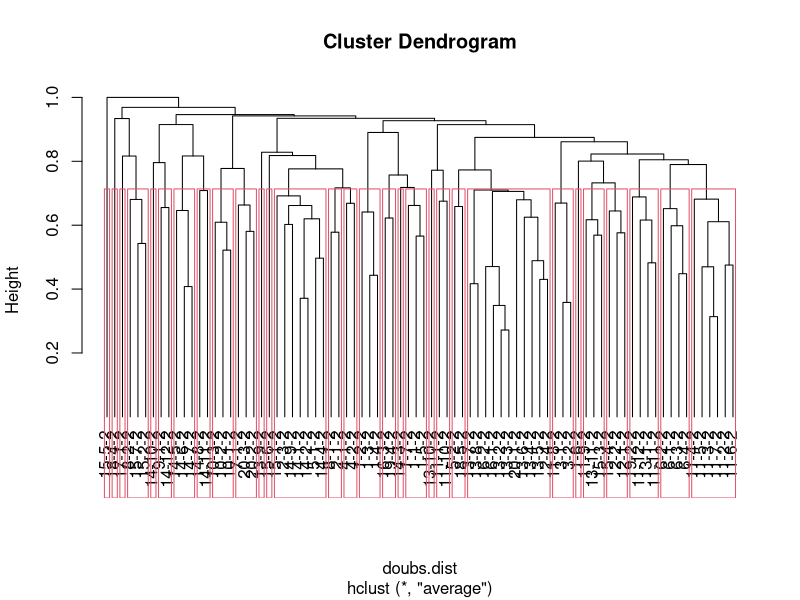
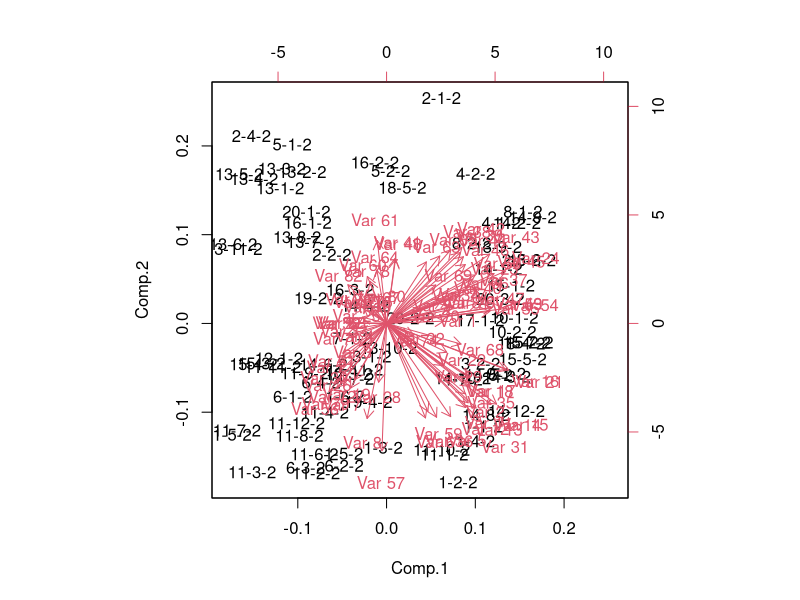
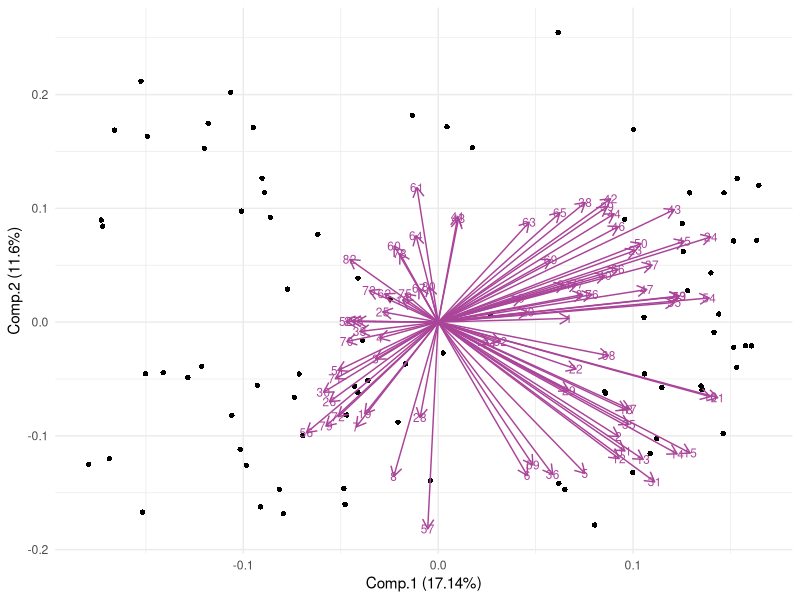
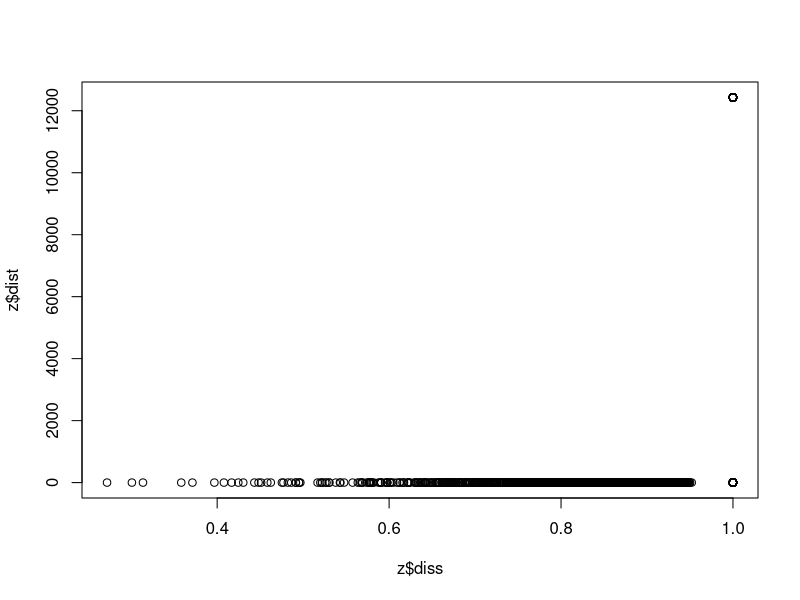
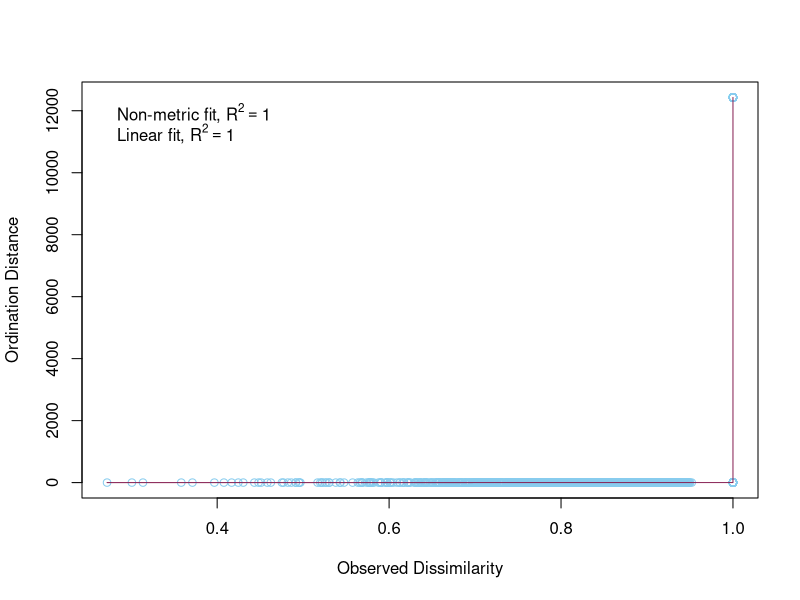
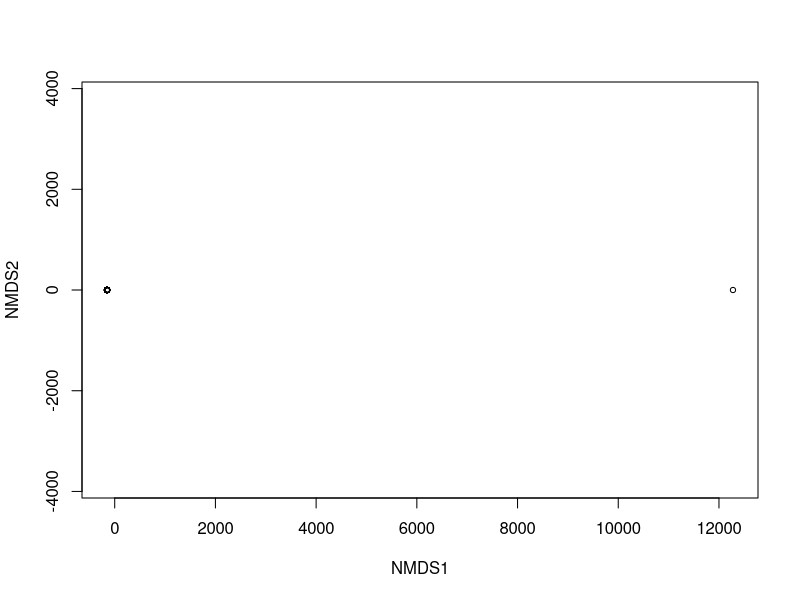
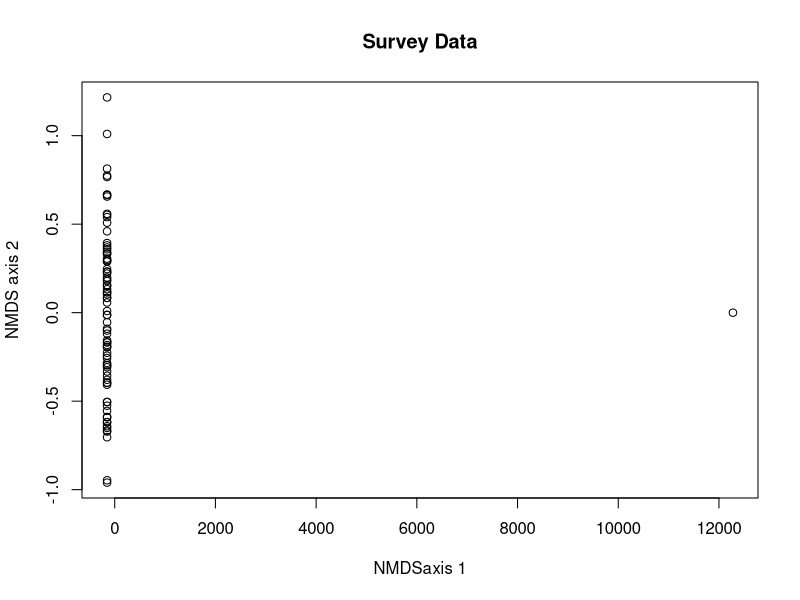
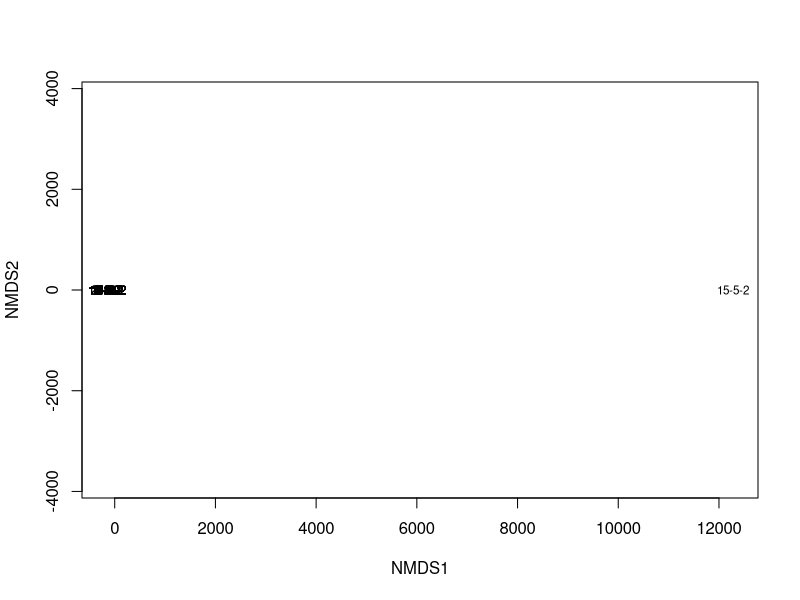

Reproduce these figures in R, in order. (Note: this script raises an error after producing the figures.)
#### NMDS ####

# Before anything else, verify that your environment is totally clear.
# This is important, because old objects can foul up the works
# Clean up the working environment
rm(list = ls())

# Verify working directory, should be ~/Documents/Analyses/lastname_first
getwd()

# Load tidyverse
library("tidyverse")
# Check for updates
tidyverse_update()


#### Cleaning up the data ####

library(dplyr)

library(readr)
SurveyData <- read_csv("SurveyData_Clean.csv")

library(readr)
SurveyData <- read_csv("SurveyData_Clean_WN_removed.csv")

# The species that were entered as percent-cover need to be accounted for
# Given that the number of plants will vary greatly, but cover plants were all
# in Tier_1, for each percent cover plant I will give a value of 

# The plot needs to be numeric, so I need to change the Plot names to unique
# numeric variables, site needs to be given a number value as does W_N

# This code gives the combined plot names a simple, unique, numeric ID, but I 
# would like clearer ID's so I will use another method
# SurveyData_Combined$Plot <- as.numeric(as.factor(SurveyData_Combined$Plot))

# Assigning the Site a unique numeric value
SurveyData$Site <- as.numeric(as.factor(SurveyData$Site))
# Assigning W and N unique numeric values (weed is now 2, native is now 1)
SurveyData$W_N <- as.numeric(as.factor(SurveyData$W_N))

# Now combine this into unique numerical plot names
library(tidyr)
SurveyData_Combined <- SurveyData %>%
  unite(Plot, Site, Plot, sep = "-")

# Unite Plot and Weed vs Native columns so that now the plot id is all in one
# column that includes the site, plot number, and whether it is weed or native
library(tidyr)
SurveyData_Combined <- SurveyData_Combined %>%
  unite(Plot, Plot, W_N, sep = "-")


#### Change the data to be a matrix (n sample units x p species) ####

# This code gives NA values when species are not present in a plot
#Survey_wideNA <- SurveyData_Combined %>%
#  pivot_wider(names_from = Plot, 
#              values_from = Tier_1, 
#              id_cols = ScientificName)

# autotransform is not doing anything, so I need to transform my data
# square root was given as a good transformation, so I will do that

SurveyData_Combined$Tier_1_sqrt <- sqrt(SurveyData_Combined$Tier_1)

# Filter down to only native species
# Remove native species plots
# Remove rows where Group is "Native"

SurveyData_Combined_Weeds <- SurveyData_Combined %>% 
  filter(CentralSpecies != "Native")

# This code gives 0 values when species are not present in a plot
Survey_wide <- SurveyData_Combined_Weeds %>%
  pivot_wider(names_from = ScientificName, 
              values_from = Tier_1_sqrt, 
              id_cols = Plot) %>%
  mutate_all(~ replace(., is.na(.), 0))

# instead of being a tibble, I wanted to convert it back to a data frame
Survey_wide = as.data.frame(Survey_wide)


# Needs to remove the first column of numbers as row names and make the Scientific 
# names of species into the row names
row.names(Survey_wide) <- Survey_wide$Plot 
# Remove the first column from the data frame 
Survey_wide <- Survey_wide[, -1]

#Quick checks for empty rows or columns...
rowSums(Survey_wide)
colSums(Survey_wide)

# These are the columns that need to be removed using the data with the extra 
# woolly nightshades removed
Survey_wide<-Survey_wide[,-115] # this gets rid of the the column where there is a zero
Survey_wide<-Survey_wide[,-40] # this gets rid of the the column where there is a zero
Survey_wide<-Survey_wide[,-39] # this gets rid of the the column where there is a zero


# These are the columns that need to be removed using the data without the extra woolly
# nightshades removed
Survey_wide<-Survey_wide[,-14] # this gets rid of the the column where there is a zero
Survey_wide<-Survey_wide[,-34] # this gets rid of the the column where there is a zero
Survey_wide<-Survey_wide[,-37] # this gets rid of the the column where there is a zero

# This code gives 0 values when species are not present in a plot
# Survey_wide <- SurveyData_Combined %>%
#  pivot_wider(names_from = ScientificName, 
#              values_from = Tier_1_sqrt, 
#              id_cols = Plot) %>%
#  mutate_all(~ replace(., is.na(.), 0))

# instead of being a tibble, I wanted to convert it back to a data frame
# Survey_wide = as.data.frame(Survey_wide)


# Needs to remove the first column of numbers as row names and make the Scientific 
# names of species into the row names
# row.names(Survey_wide) <- Survey_wide$Plot 
# Remove the first column from the data frame 
# Survey_wide <- Survey_wide[, -1]

# Note is that this is not subset, may need to subset to only the 
# most common species or species that occur more than 5 times etc.

#### NMDS ####

library(vegan)

#Quick checks for empty rows or columns...
# rowSums(Survey_wide)
# colSums(Survey_wide)

#Empty sites can cause problems so let's drop it
# Survey_wide<-Survey_wide[,-46] # this gets rid of the the column where there is a zero
# Survey_wide<-Survey_wide[,-49,] # this gets rid of the the column where there is a zero

doubs.dist<-vegdist(Survey_wide)
doubs.dist

# Check for Na, NaN,Inf values
any(is.na(doubs.dist))
any(is.infinite(doubs.dist))


#Classification
Survey_wide<-hclust(doubs.dist,method='average')
plot(Survey_wide,hang=-1) #The hang=-1 tidies it up so all the end nodes finish at the same level
grp<-cutree(Survey_wide,k=30) #K=4 is saying to identify the dominant 4 groups.
grp
rect.hclust(Survey_wide, k=30)


#Conduct a PCA on continuous data, commonly used for environmental 
#variable reduction. Say we want to combine variables that are similar in 
#for SEM we may use PCA

# linkage - once you have the two most similar sites together, how do you think about the similarity to the other sites. Best method is UPPGMA (an average weighed method)

# Now doing a PCA on the data
# Can do PCA on vegan or just the base programme of R, they just use different commands 
# (see powerpoint handout for more info)

doubs.pca<-princomp(doubs.dist,cor=TRUE)
summary(doubs.pca) 
biplot(doubs.pca)

# Create PCA biplot with sites as points

# Load necessary libraries
library(ggplot2)
library(ggfortify)

autoplot(
  doubs.pca,
  data = doubs.dist,
  loadings = TRUE,             # Display loadings vectors
  loadings.label = TRUE,       # Display loadings labels
  loadings.colour = '#AA4499',     # Loadings vector color
  loadings.label.size = 3,     # Loadings label size
  loadings.label.colour = "#AA4499", # Loadings label color
  shape = 16) +                   # Use points for sites
  theme_minimal()              # Apply a minimal theme



#Moving on now to MDS
#DO MDS with vegan package
z <- metaMDS(comm = doubs.dist,
             autotransform = FALSE,
             distance = "bray",
             engine = "monoMDS",
             k = 4,
             weakties = TRUE,
             model = "global",
             maxit = 300,
             try = 40,
             trymax = 50)

z
# Stress Plot = Sheppard Plot
plot(z$diss, z$dist)

stressplot(object = z,
           p.col = "#88CCEE",
           l.col = "#882255",
           lwd = 1)

#always report the stress for MDS, never report the Rsquared you get from that plot above
plot(z)

plot(z[["points"]][,2]~z[["points"]][,1],main="Survey Data", xlab="NMDSaxis 1" , ylab= "NMDS axis 2", cex = 0.5 +as.numeric(Survey_wide$nit))

# Using ggplot2 to make a plot with site names
plot(z, type = "t")

# Looking at the stress/goodness of fit
gof <- goodness(object = z)
plot(z, display = "sites", type = "none")
points(z, display = "sites", cex = 2*gof/mean(gof))


# Make the points into a data frame for ggplot
z$points %>% head()
z.points <- data.frame(z$points)

# I need to make a new data frame that is just the plots and the Central species
# for that plot
# Load the dplyr package
library(dplyr)

# Create a new data frame with unique Plot values
Plot_Species <- SurveyData_Combined_Weeds %>% distinct(Plot, .keep_all = TRUE)

grp <- Plot_Species$CentralSpecies

# I don't think I need these

# data.scores <- as.data.frame(scores(z))  #Using the scores function from vegan to extract the site scores and convert to a data.frame
# data.scores$site <- rownames(z)  # create a column of site names, from the rownames of data.scores
# data.scores$grp <- grp  #  add the grp variable created earlier
# head(data.scores)  #look at the data


# Create a data frame of NMDS results with group information
z.points$Group <- Plot_Species$CentralSpecies # Replace with your group column

# Customize plot with ggplot2
nmds_plot <- ggplot(data = z.points, aes(x = MDS1, y = MDS2, shape = Group, color = Group)) +
  geom_point(size = 2) + # Set point size
  scale_shape_manual(values = c(16, 15, 18, 19)) + # Customize shapes
  scale_color_manual(values = c("#EE6677", "#228833", "#661100", "#44AA99")) + # Customize colors
  theme_minimal() +
  labs(x = "NMDS1", y = "NMDS2")

# Print the plot
print(nmds_plot)

# This plot works!!!!!!!!

# Customize plot with ggplot2 add polygons/ellipses
nmds_plot <- ggplot(data = z.points, aes(x = MDS1, y = MDS2, shape = Group, color = Group)) +
  geom_point(size = 2) + # Set point size
  scale_shape_manual(values = c(16, 15, 18, 19)) + # Customize shapes
  scale_color_manual(values = c("#EE6677", "#228833", "#661100", "#44AA99")) + # Customize colors
  geom_polygon(data = z.points, aes(fill = Group, group = Group), alpha = 0.1) +
  theme_minimal() +
  labs(x = "NMDS1", y = "NMDS2")

# Print the plot
print(nmds_plot)

# Customize plot with ggplot2 add ellipses
nmds_plot <- ggplot(data = z.points, aes(x = MDS2, y = MDS4, shape = Group, color = Group)) +
  geom_point(size = 2) + # Set point size
  scale_shape_manual(values = c(16, 15, 18, 19)) + # Customize shapes
  scale_color_manual(values = c("#EE6677", "#228833", "#661100", "#44AA99")) + # Customize colors
  stat_ellipse(aes(group = Group, fill = Group), geom = "polygon", alpha = 0.1) +
  theme_minimal() +
  labs(x = "NMDS1", y = "NMDS2")

# Print the plot
print(nmds_plot)

# Native species plots are kind of all over the place, let's look at it without 
# Native plots

# Remove native species plots
# Remove rows where Group is "Native"
# z.points.weeds <- z.points %>% 
#  filter(Group != "Native")


# Customize plot with ggplot2 add ellipses
nmds_plot <- ggplot(data = z.points, aes(x = MDS2, y = MDS4, shape = Group, color = Group)) +
  geom_point(size = 2) + # Set point size
  scale_shape_manual(values = c(16, 15, 17)) + # Customize shapes
  scale_color_manual(values = c("#EE6677", "#661100", "#44AA99")) + # Customize colors
  stat_ellipse(aes(group = Group, fill = Group), geom = "polygon", alpha = 0.1) +
  theme_minimal() +
  labs(x = "NMDS2", y = "NMDS4")

# Print the plot
print(nmds_plot)

# Look with centroids
group_centroids <- data.frame(
  Location = c("Solanum mauritianum", "Ligustrum lucidum", "Paraserianthes lophantha"),
  Centroid_X = c(mean(z.points$MDS1[z.points$Group == "Solanum mauritianum"]),
                 mean(z.points$MDS1[z.points$Group == "Ligustrum lucidum"]),
                 mean(z.points$MDS1[z.points$Group == "Paraserianthes lophantha"])),
  Centroid_Y = c(mean(z.points$MDS2[z.points$Group == "Solanum mauritianum"]),
                 mean(z.points$MDS2[z.points$Group == "Ligustrum lucidum"]),
                 mean(z.points$MDS2[z.points$Group == "Paraserianthes lophantha"])),
  Centroid_Z = c(mean(z.points$MDS3[z.points$Group == "Solanum mauritianum"]),
                 mean(z.points$MDS3[z.points$Group == "Ligustrum lucidum"]),
                 mean(z.points$MDS3[z.points$Group == "Paraserianthes lophantha"])),
  Centroid_A = c(mean(z.points$MDS4[z.points$Group == "Solanum mauritianum"]),
                 mean(z.points$MDS4[z.points$Group == "Ligustrum lucidum"]),
                 mean(z.points$MDS4[z.points$Group == "Paraserianthes lophantha"])),
  Centroid_B = c(mean(z.points$MDS5[z.points$Group == "Solanum mauritianum"]),
                 mean(z.points$MDS5[z.points$Group == "Ligustrum lucidum"]),
                 mean(z.points$MDS5[z.points$Group == "Paraserianthes lophantha"]))
)

# Sort z.points.weeds to match group-centroids order
# Define the custom order for the 'group' column
z.points$Group <- factor(z.points$Group, levels = c('Solanum mauritianum', 'Ligustrum lucidum', 'Paraserianthes lophantha'))

# Sort the data frame based on the custom order
z.points <- z.points[order(z.points$Group), ]


plot_data<-data.frame(
  Location = z.points$Group,
  MDS1=z.points$MDS1,
  MDS2=z.points$MDS2,
  MDS3=z.points$MDS3,
  MDS4=z.points$MDS4,
#  MDS5=z.points$MDS5,
  xend=c(rep( group_centroids[1,2],27),rep(group_centroids[2,2],28), rep(group_centroids[3,2],27)),
  yend=c(rep( group_centroids[1,3],27),rep(group_centroids[2,3],28), rep(group_centroids[3,3],27)),
  zend=c(rep( group_centroids[1,4],27),rep(group_centroids[2,4],28), rep(group_centroids[3,4],27)),
  Aend=c(rep( group_centroids[1,5],27),rep(group_centroids[2,5],28), rep(group_centroids[3,5],27)))
#  Bend=c(rep(group_centroids[1,6],27),rep( group_centroids[2,6],28), rep(group_centroids[3,6],27)))

# ggplot with centroids
ggplot(plot_data, aes(x = MDS2, y = MDS4, shape = Location, color = Location)) +
  geom_point(size=2) +
  scale_color_manual(values = c("#EE6677", "#661100", "#44AA99")) + 
  scale_shape_manual(values = c(16, 15, 17)) + 
  stat_ellipse(aes(group = Location, fill = Location), geom = "polygon", alpha = 0.1) +
  geom_point(data = group_centroids, aes(x = Centroid_Y, y = Centroid_B, shape = Location, color = Location)) +
  geom_segment(data = plot_data, aes(x = MDS2, y = MDS4, 
  xend = yend, yend = Aend, color = Location), alpha = 0.5)+

  theme_bw()

#### PERMANOVA ####

# Filter down to only native species
# Remove native species plots
# Remove rows where Group is "Native"

SurveyData_Combined_Weeds <- SurveyData_Combined %>% 
  filter(CentralSpecies != "Native")

# This code gives 0 values when species are not present in a plot
Survey_perm <- SurveyData_Combined_Weeds %>%
  pivot_wider(names_from = ScientificName, 
              values_from = Tier_1_sqrt, 
              id_cols = Plot) %>%
  mutate_all(~ replace(., is.na(.), 0))

# instead of being a tibble, I wanted to convert it back to a data frame
Survey_perm = as.data.frame(Survey_perm)


# Needs to remove the first column of numbers as row names and make the Scientific 
# names of species into the row names
row.names(Survey_perm) <- Survey_perm$Plot 
# Remove the first column from the data frame 
Survey_perm <- Survey_perm[, -1]

#Quick checks for empty rows or columns...
rowSums(Survey_perm)
colSums(Survey_perm)

# These are the columns that need to be removed using the data with the extra 
# woolly nightshades removed
Survey_perm<-Survey_perm[,-115] # this gets rid of the the column where there is a zero
Survey_perm<-Survey_perm[,-40] # this gets rid of the the column where there is a zero
Survey_perm<-Survey_perm[,-39] # this gets rid of the the column where there is a zero

#Empty sites can cause problems so let's drop it
Survey_perm<-Survey_perm[,-14] # this gets rid of the the column where there is a zero
Survey_perm<-Survey_perm[,-34] # this gets rid of the the column where there is a zero
Survey_perm<-Survey_perm[,-37] # this gets rid of the the column where there is a zero


# Make a distance matrix
perm_dist<-vegdist(Survey_perm, method='bray')


#Assumptions

dispersion<-betadisper(perm_dist, group=plot_data$Location,type = "centroid")

plot(dispersion)

anova(dispersion)


#Test

Perma_result<-adonis2( perm_dist~as.factor(plot_data$Location), data=perm_dist,
                       permutations=9999)

Perma_result









# This plot works, but it is just points.
p <- ggplot(data = z.points, aes(x = MDS1, y = MDS2)) +
  theme_bw() +
  theme(axis.title = element_blank(),
        axis.ticks = element_blank(),
        axis.text = element_blank())

p + geom_point()


#### Subset to the top 50 species occurring across plots ####
# Try again but subset the data
top_50_values <- names(sort(table(SurveyData_Combined$ScientificName), decreasing = TRUE))[1:50] 

print(top_50_values)

# Subset the data frame to include only rows with the top 15 most common values 
subset_SurveyData_Combined <- SurveyData_Combined[SurveyData_Combined$ScientificName %in% top_50_values, ] 
# View the subset data frame 
print(subset_SurveyData_Combined)

# This code gives 0 values when species are not present in a plot
Survey_wide <- subset_SurveyData_Combined %>%
  pivot_wider(names_from = Plot, 
              values_from = Tier_1, 
              id_cols = ScientificName) %>%
  mutate_all(~ replace(., is.na(.), 0))

# instead of being a tibble, I wanted to convert it back to a data frame
Survey_wide = as.data.frame(Survey_wide)


# Needs to remove the first column of numbers as row names and make the Scientific 
# names of species into the row names
row.names(Survey_wide) <- Survey_wide$ScientificName 
# Remove the first column from the data frame 
Survey_wide <- Survey_wide[, -1]

# Need to change the Plots to numeric names

# Note is that this is not subset, may need to subset to only the 
# most common species or species that occur more than 5 times etc.

#### NMDS ####

library(vegan)

#Quick checks for empty rows or columns...
rowSums(Survey_wide)
colSums(Survey_wide)


doubs.dist<-vegdist(Survey_wide)
doubs.dist

# Check for Na, NaN,Inf values
any(is.na(doubs.dist))
any(is.infinite(doubs.dist))


#Classification
Survey_wide<-hclust(doubs.dist,method='average')
plot(Survey_wide,hang=-1) #The hang=-1 tidies it up so all the end nodes finish at the same level (try dropping it to see what i mean)
grp<-cutree(Survey_wide,k=4) #K=4 is saying to identify the dominant 4 groups.
grp
rect.hclust(Survey_wide, k=4)


#Coundct a PCA on continuous data, commonly used for envrionmental 
#variable reduction. Say we want to combine variables that are similar in 
#for SEM we may use PCA

# linkage - once you have the two most smilar sites together, how do you think about the smiliaritiy to the other sistes. Best method is UPPGMA (an avergage weighed method)

# Now doing a PCA on the data
# Can do PCA on vegan or just the base programme of R, they just use different commands 
# (see powerpoint handout for more info)

doubs.pca<-princomp(doubs.dist,cor=TRUE)
summary(doubs.pca) 
biplot(doubs.pca)


doubs.pca2<-rda(doubs.dist,scale=TRUE) #Important to have the scale=TRUE to scale the data, otherwise you end up with perfect horseshooe type data. (try it without the scale to see what I mean)
plot(doubs.pca2)
